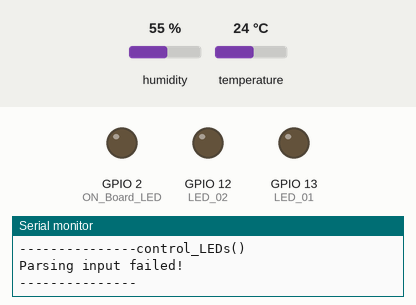
Bench run of a sketch on a simulated ESP32. Parts: output pins drawn as LEDs (lit = HIGH), the last lines printed to the serial monitor. Inputs (shaded band) come from the test bench; at power-on: humidity 55 %, temperature 24 °C. WiFi joins after 1.5 s; servers stay silent unless stated; uploads are accepted with an empty reply.

Above: at 6.2 s.
At 12.03 s:
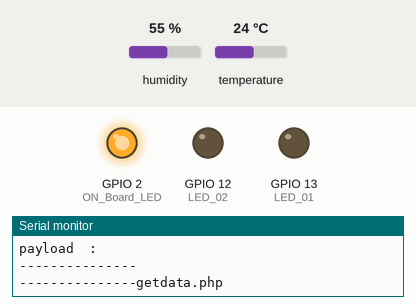
Timing chart, 0 to 12.9 s (numbered marks = the images above):
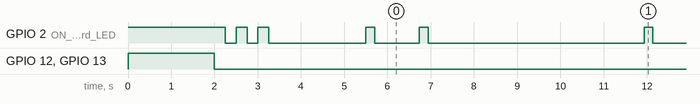

Measured:
- by itself, GPIO 2 (ON_Board_LED): HIGH → LOW at 2.3 s, → HIGH 0.25 s later, → LOW 0.25 s later, → HIGH 0.25 s later, … (85 changes in this stretch)
- by itself, everything shown: repeats every 6.4 s, in 4 steps

The sketch:

Test_Database_Access.ino
```cpp
//>>>>>>>>>>>>>>>>>>>>>>>>>>>>>>>>>>>>>>>>>>>>>>>>>>>>>>>>>>>>>>>>>>>>>>>>>>>>>>>>>>>>>>>>> Test Database Access
//======================================== Including the libraries.
#include <WiFi.h>
#include <HTTPClient.h>
#include <Arduino_JSON.h>
#include "DHT.h"
//========================================

//======================================== DHT sensor settings (DHT11).
#define DHTPIN 23 //--> Defines the Digital Pin connected to the DHT11 sensor.
#define DHTTYPE DHT11 //--> Defines the type of DHT sensor used. Here used is the DHT11 sensor.
DHT dht11_sensor(DHTPIN, DHTTYPE); //--> Initialize DHT sensor.
//========================================

// Defines the Digital Pin of the "On Board LED".
#define ON_Board_LED 2

// Defines GPIO 13 as LED_1.
#define LED_01 13

// Defines GPIO 12 as LED_2.
#define LED_02 12

//======================================== SSID and Password of your WiFi router.
const char* ssid = "Tejas";
const char* password = "12345678";
//========================================

//======================================== Variables for HTTP POST request data.
String postData = ""; //--> Variables sent for HTTP POST request data.
String payload = "";  //--> Variable for receiving response from HTTP POST.
//========================================

//======================================== Variables for DHT11 sensor data.
float send_Temp;
int send_Humd;
String send_Status_Read_DHT11 = "";
//========================================

//________________________________________________________________________________ Subroutine to control LEDs after successfully fetching data from database.
void control_LEDs() {
  Serial.println();
  Serial.println("---------------control_LEDs()");
  JSONVar myObject = JSON.parse(payload);

  // JSON.typeof(jsonVar) can be used to get the type of the var
  if (JSON.typeof(myObject) == "undefined") {
    Serial.println("Parsing input failed!");
    Serial.println("---------------");
    return;
  }

  if (myObject.hasOwnProperty("LED_01")) {
    Serial.print("myObject[\"LED_01\"] = ");
    Serial.println(myObject["LED_01"]);
  }

  if (myObject.hasOwnProperty("LED_02")) {
    Serial.print("myObject[\"LED_02\"] = ");
    Serial.println(myObject["LED_02"]);
  }

  if(strcmp(myObject["LED_01"], "ON") == 0)   {digitalWrite(LED_01, HIGH);  Serial.println("LED 01 ON"); }
  if(strcmp(myObject["LED_01"], "OFF") == 0)  {digitalWrite(LED_01, LOW);   Serial.println("LED 01 OFF");}
  if(strcmp(myObject["LED_02"], "ON") == 0)   {digitalWrite(LED_02, HIGH);  Serial.println("LED 02 ON"); }
  if(strcmp(myObject["LED_02"], "OFF") == 0)  {digitalWrite(LED_02, LOW);   Serial.println("LED 02 OFF");}

  Serial.println("---------------");
}
//________________________________________________________________________________

// ________________________________________________________________________________ Subroutine to read and get data from the DHT11 sensor.
void get_DHT11_sensor_data() {
  Serial.println();
  Serial.println("-------------get_DHT11_sensor_data()");

  // Reading temperature or humidity takes about 250 milliseconds!
  // Sensor readings may also be up to 2 seconds 'old' (its a very slow sensor)

  // Read temperature as Celsius (the default)
  send_Temp = dht11_sensor.readTemperature();

  // Read Humidity
  send_Humd = dht11_sensor.readHumidity();

  // Read temperature as Fahrenheit (isFahrenheit = true)
  // float ft = dht11_sensor.readTemperature(true);

  // Check if any reads failed.
  if (isnan(send_Temp) || isnan(send_Humd)) {
    Serial.println("Failed to read from DHT sensor!");
    send_Temp = 0.00;
    send_Humd = 0;
    send_Status_Read_DHT11 = "FAILED";
  } else {
    send_Status_Read_DHT11 = "SUCCEED";
  }

  Serial.printf("Temperature : %.2f °C\n", send_Temp);
  Serial.printf("Humidity : %d %%\n", send_Humd);
  Serial.printf("Status Read DHT11 Sensor : %s\n", send_Status_Read_DHT11);
  Serial.println("-------------");
}
// ________________________________________________________________________________

//________________________________________________________________________________ VOID SETUP()
void setup() {
  // put your setup code here, to run once:

  Serial.begin(115200); //--> Initialize serial communications with the PC.

  pinMode(ON_Board_LED,OUTPUT); //--> On Board LED port Direction output.
  pinMode(LED_01,OUTPUT); //--> LED_01 port Direction output.
  pinMode(LED_02,OUTPUT); //--> LED_02 port Direction output.

  digitalWrite(ON_Board_LED, HIGH); //--> Turn on Led On Board.
  digitalWrite(LED_01, HIGH); //--> Turn on LED_01.
  digitalWrite(LED_02, HIGH); //--> Turn on LED_02.

  delay(2000);

  digitalWrite(ON_Board_LED, LOW); //--> Turn off Led On Board.
  digitalWrite(LED_01, LOW); //--> Turn off Led LED_01.
  digitalWrite(LED_02, LOW); //--> Turn off Led LED_02.

  //---------------------------------------- Make WiFi on ESP32 in "STA/Station" mode and start connecting to WiFi Router/Hotspot.
  WiFi.mode(WIFI_STA);
  WiFi.begin(ssid, password);
  //----------------------------------------

  Serial.println();
  Serial.println("-------------");
  Serial.print("Connecting");

  //---------------------------------------- The process of connecting the WiFi on the ESP32 to the WiFi Router/Hotspot.
  // The process timeout of connecting ESP32 with WiFi Hotspot / WiFi Router is 20 seconds.
  // If within 20 seconds the ESP32 has not been successfully connected to WiFi, the ESP32 will restart.
  // I made this condition because on my ESP32, there are times when it seems like it can't connect to WiFi, so it needs to be restarted to be able to connect to WiFi.

  int connecting_process_timed_out = 20; //--> 20 = 20 seconds.
  connecting_process_timed_out = connecting_process_timed_out * 2;
  while (WiFi.status() != WL_CONNECTED) {
    Serial.print(".");
    //........................................ Make the On Board Flashing LED on the process of connecting to the wifi router.
    digitalWrite(ON_Board_LED, HIGH);
    delay(250);
    digitalWrite(ON_Board_LED, LOW);
    delay(250);
    //........................................

    //........................................ Countdown "connecting_process_timed_out".
    if(connecting_process_timed_out > 0) connecting_process_timed_out--;
    if(connecting_process_timed_out == 0) {
      delay(1000);
      ESP.restart();
    }
    //........................................
  }
  //----------------------------------------

  digitalWrite(ON_Board_LED, LOW); //--> Turn off the On Board LED when it is connected to the wifi router.

  //---------------------------------------- If successfully connected to the wifi router, the IP Address that will be visited is displayed in the serial monitor
  Serial.println();
  Serial.print("Successfully connected to : ");
  Serial.println(ssid);
  //Serial.print("IP address: ");
  //Serial.println(WiFi.localIP());
  Serial.println("-------------");
  //----------------------------------------

  // Setting up the DHT sensor (DHT11).
  dht11_sensor.begin();

  delay(2000);
}
//________________________________________________________________________________

//________________________________________________________________________________ VOID LOOP()
void loop() {
  // put your main code here, to run repeatedly

  //---------------------------------------- Check WiFi connection status.
  if(WiFi.status()== WL_CONNECTED) {
    HTTPClient http;  //--> Declare object of class HTTPClient.
    int httpCode;     //--> Variables for HTTP return code.

    //........................................ Process to get LEDs data from database to control LEDs.
    postData = "id=esp32_01";

    payload = "";

    digitalWrite(ON_Board_LED, HIGH);
    Serial.println();
    Serial.println("---------------getdata.php");
    // In this project I use local server or localhost with XAMPP application.
    // So make sure all PHP files are "placed" or "saved" or "run" in the "htdocs" folder.
    // I suggest that you create a new folder for this project in the "htdocs" folder.
    // The "htdocs" folder is in the "xampp" installation folder.
    // The order of the folders I recommend:
    // xampp\htdocs\your_project_folder_name\phpfile.php
    //
    // ESP32 accesses the data bases at this line of code:
    // http.begin("http://REPLACE_WITH_YOUR_COMPUTER_IP_ADDRESS/REPLACE_WITH_PROJECT_FOLDER_NAME_IN_htdocs_FOLDER/getdata.php");
    // REPLACE_WITH_YOUR_COMPUTER_IP_ADDRESS = there are many ways to see the IP address, you can google it.
    //                                         But make sure that the IP address used is "IPv4 address".
    // Example : http.begin("http://192.168.202.172/ESP32_MySQL_Database/Test/getdata.php");
    http.begin("http://192.168.202.172/ESP32_MySQL_Database/Test/getdata.php");  //--> Specify request destination
    http.addHeader("Content-Type", "application/x-www-form-urlencoded");        //--> Specify content-type header

    httpCode = http.POST(postData); //--> Send the request
    payload = http.getString();     //--> Get the response payload

    Serial.print("httpCode : ");
    Serial.println(httpCode); //--> Print HTTP return code
    Serial.print("payload  : ");
    Serial.println(payload);  //--> Print request response payload

    http.end();  //--> Close connection
    Serial.println("---------------");
    digitalWrite(ON_Board_LED, LOW);
    //........................................

    // Calls the control_LEDs() subroutine.
    control_LEDs();

    delay(1000);

    // Calls the get_DHT11_sensor_data() subroutine.
    get_DHT11_sensor_data();

    //........................................ The process of sending the DHT11 sensor data to the database.
    postData = "id=esp32_01";
    postData += "&temperature=" + String(send_Temp);
    postData += "&humidity=" + String(send_Humd);
    postData += "&status_read_sensor_dht11=" + send_Status_Read_DHT11;

    payload = "";

    digitalWrite(ON_Board_LED, HIGH);
    Serial.println();
    Serial.println("---------------updateDHT11data.php");
    // Example : http.begin("http://192.168.202.172/ESP32_MySQL_Database/Test/updateDHT11data.php");
    http.begin("http://192.168.202.172/ESP32_MySQL_Database/Test/updateDHT11data.php");  //--> Specify request destination
    http.addHeader("Content-Type", "application/x-www-form-urlencoded");  //--> Specify content-type header

    httpCode = http.POST(postData); //--> Send the request
    payload = http.getString();  //--> Get the response payload

    Serial.print("httpCode : ");
    Serial.println(httpCode); //--> Print HTTP return code
    Serial.print("payload  : ");
    Serial.println(payload);  //--> Print request response payload

    http.end();  //Close connection
    Serial.println("---------------");
    digitalWrite(ON_Board_LED, LOW);
    //........................................

    delay(5000);
  }
  //----------------------------------------
}
//________________________________________________________________________________
//<<<<<<<<<<<<<<<<<<<<<<<<<<<<<<<<<<<<<<<<<<<<<<<<<<<<<<<<<<<<<<<<<<<<<<<<<<<<<<<<<<<<<<<<<
```
